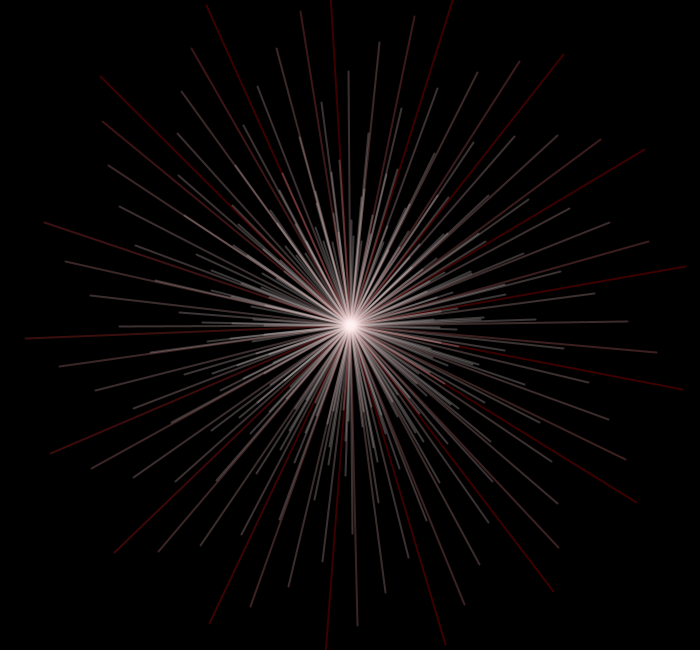
Frame 1 (no input)
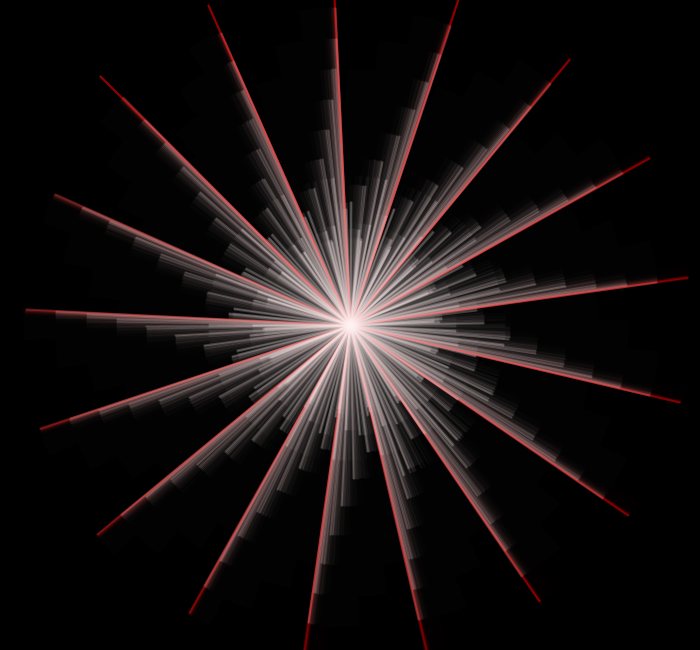
Frame 60 (the mouse pressed at the canvas centre just before this capture)
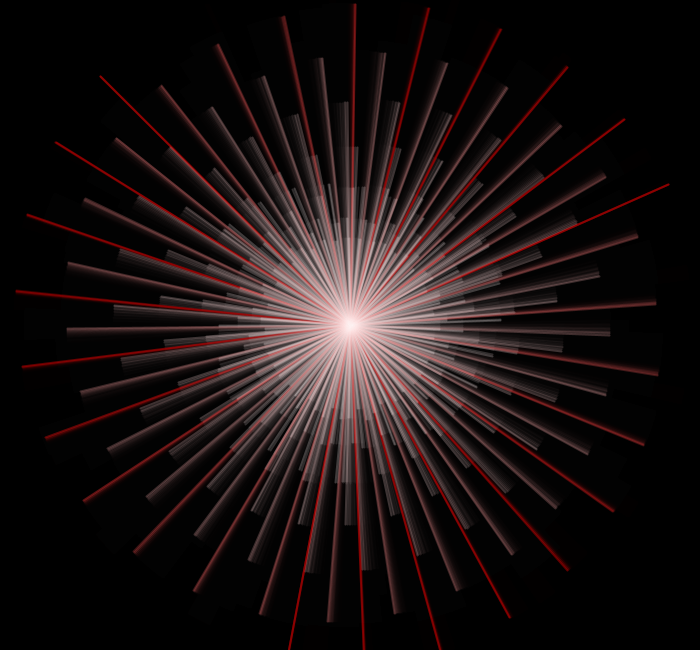
Frame 120 (the mouse held since frame 60 and released just before this capture)

The Processing sketch that drew these frames (run headless with seeded random() and noise(); from frame 60 on, the mouse is pressed at the canvas centre):

// Processing sketch: REAKtive
// ── REAKtive.pde
float tetik;
float tetikSpeed = frameRate;

void setup(){
  size(700, 650);
  smooth();
  colorMode(HSB, 300);
  background(0);
}

float del= random(20);

void draw(){
  fill(0,72);
  noStroke();
  rect(0, 0, width, height);
  float aci=PI;
  float size = 250;
  for (int n=1; n<255; n++){
    stroke(n%2==0?color(255, 100+200, 50+200, n+100):color(50, 100, 255, 255-n));
    stroke(255-n);
    fill(n);
    pushMatrix();
    translate(width*0.5, height*0.5);
    stroke(PI/aci/100*75, 150*300/aci, 400,70);
    rotate(aci);
    strokeWeight(2.01);
    line(0, 0, size*(1.0f-1*(float)n/255),size*(1.0f-1*(float)n/155)); 
    popMatrix();
    aci += del;
  }
  del += 0.0001;
}

void mousePressed(){
  del=random(40);
}
